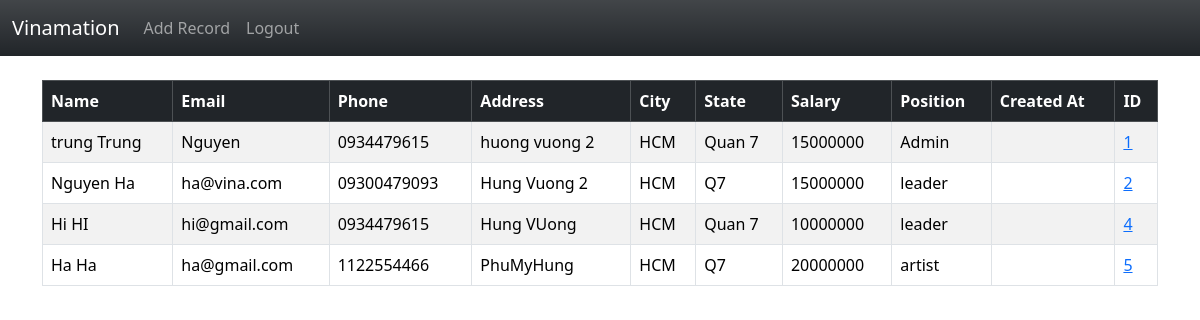
The app's page /artist/ (signed in) with its own data.
### artist/models.py (models this page shows, shortened)
class Record(models.Model):
    create_at = models.DateTimeField(auto_now=True)
    first_name = models.CharField(max_length=50)
    last_name = models.CharField(max_length=50)
    email = models.CharField(max_length=50)
    phone = models.CharField(max_length=15)
    address = models.CharField(max_length=100)
    city = models.CharField(max_length=50)
    state = models.CharField(max_length=50)
    salary = models.IntegerField(max_length=12)
    position = models.CharField(max_length=20)

### artist/views.py (the view)
# urls.py: 2. Add a URL to urlpatterns:  path('', views.home, name='home')
def home(request):
    records = Record.objects.all()
    if request.method == 'POST':
        username = request.POST['username']
        password = request.POST['password']
        user = authenticate(request, username = username, password = password)
        if user is not None:
            login(request, user)
            messages.success(request, "You Have Been Logged In!")
            return redirect('home')
        else:
            messages.success(request, "There Are  An Error Logging In, Please try again!")
            return redirect('home')
    else:
        return render(request, 'home.html',{'records' : records})

### artist/templates/home.html (shortened to what this page needs)
{% extends 'artist/base.html' %}
{% block body %}
{% if user.is_authenticated %}
<table class="table table-striped table-hover table-bordered">
  <thead class="table-dark">
    <tr>
      <th scope="col">Name</th>
      <th scope="col">Email</th>
      <th scope="col">Phone</th>
      <th scope="col">Address</th>
      <th scope="col">City</th>
      <th scope="col">State</th>
      <th scope="col">Salary</th>
      <th scope="col">Position</th>
      <th scope="col">Created At</th>
      <th scope="col">ID</th>
    </tr>
  </thead>
  <tbody>
{% if records %}
	{% for record in records %}
		<tr>
			<td>{{ record.first_name }} {{ record.last_name }}</td>
			<td>{{ record.email }}</td>
			<td>{{ record.phone }}</td>
			<td>{{ record.address }}</td>
			<td>{{ record.city }}</td>
			<td>{{ record.state }}</td>
			<td>{{ record.salary }}</td>
            <td>{{ record.position }}</td>
			<td>{{ record.created_at }}</td>
			<td><a href="{% url 'record' record.id %}">{{ record.id }}</a></td>
		</tr>
	{% endfor %}
{% endif %}
	  </tbody>
	</table>
    {% endif %}
{% endblock %}

### artist/templates/artist/base.html (shortened to what this page needs)
<!doctype html>
<html lang="en">
  <head>
    <link href="https://cdn.jsdelivr.net/npm/bootstrap@5.3.1/dist/css/bootstrap.min.css" rel="stylesheet">
  </head>
  <body>
    {% include 'artist/navbar.html' %}
    <div class="container">
        <br/>
        {% block body %}
        {% endblock %}
    </div>
  </body>
</html>

### artist/templates/artist/navbar.html (shortened to what this page needs)
<nav class="navbar navbar-expand-lg navbar-dark bg-dark bg-gradient">
    <div class="container-fluid">
      <a class="navbar-brand" href="{% url 'home' %}">Vinamation</a>
      <div class="collapse navbar-collapse" id="navbarSupportedContent">
        <ul class="navbar-nav me-auto mb-2 mb-lg-0">
          {% if user.is_authenticated %}
            <li class="nav-item">
            <a class="nav-link" href="{% url 'add_record' %}">Add Record</a>
            </li>
            <li class="nav-item">
              <a class="nav-link" href="{% url 'logout' %}">Logout</a>
            </li>
          {% endif %}
        </ul>
      </div>
    </div>
  </nav>

### records on screen
Record: first_name "trung", last_name "Trung", email "Nguyen", phone "0934479615", address "huong vuong 2", city "HCM", state "Quan 7", salary "15000000", position "Admin", id "1"
Record: first_name "Nguyen", last_name "Ha", email "ha@vina.com", phone "09300479093", address "Hung Vuong 2", city "HCM", state "Q7", salary "15000000", position "leader", id "2"
Record: first_name "Hi", last_name "HI", email "hi@gmail.com", phone "0934479615", address "Hung VUong", city "HCM", state "Quan 7", salary "10000000", position "leader", id "4"
Record: first_name "Ha", last_name "Ha", email "ha@gmail.com", phone "1122554466", address "PhuMyHung", city "HCM", state "Q7", salary "20000000", position "artist", id "5"
